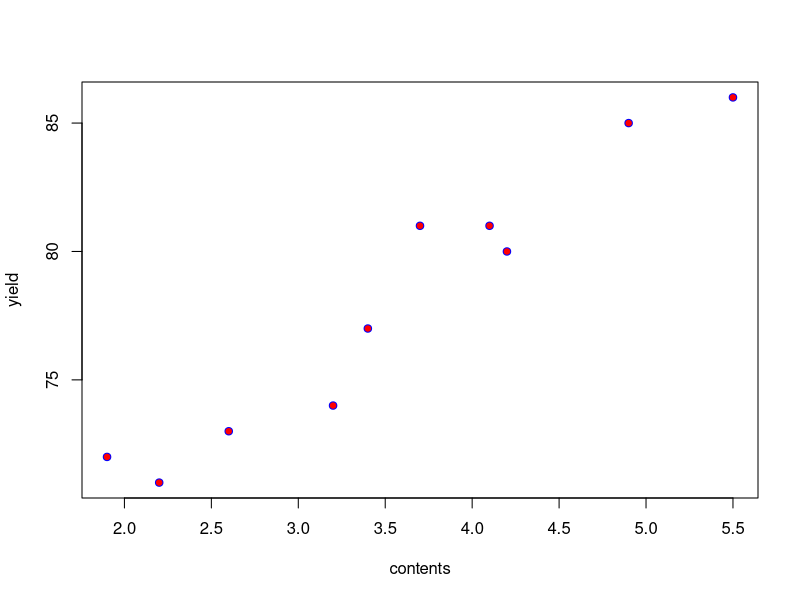
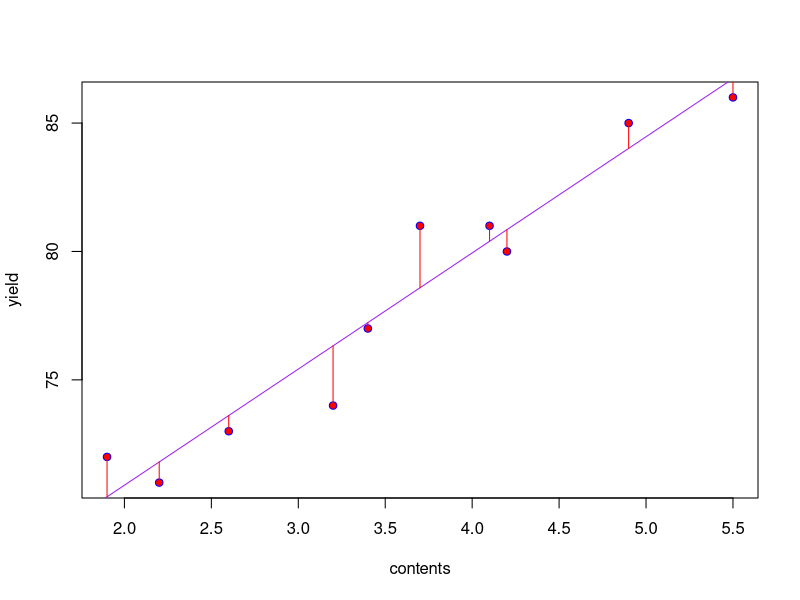
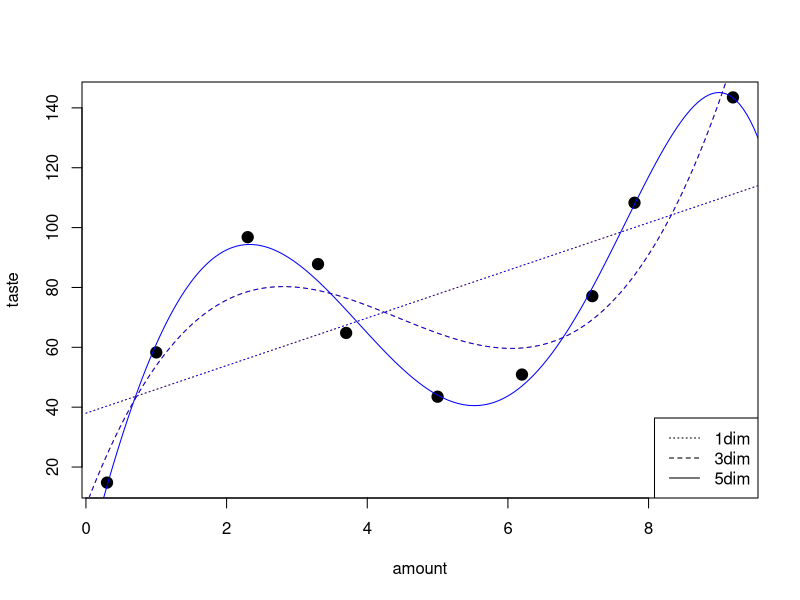
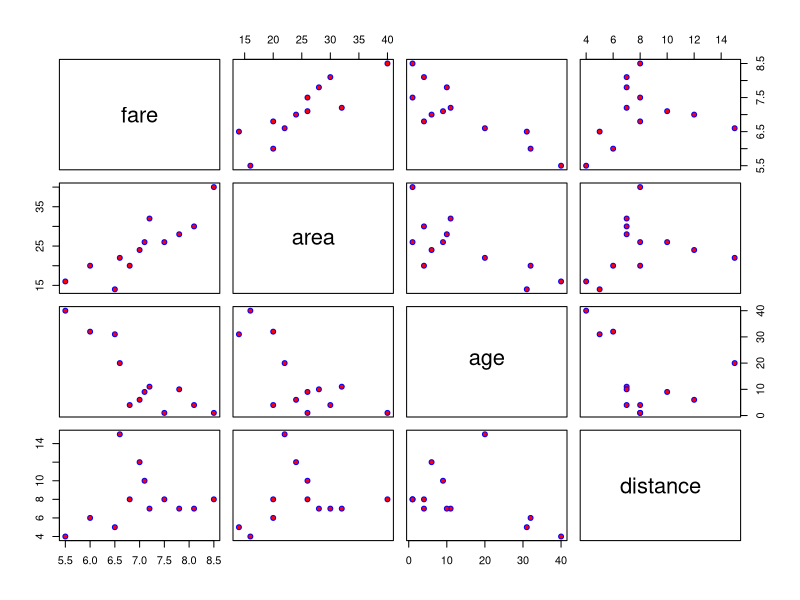

Write R code to recreate these figures, in order.
# x<-read.table("corr1_sample.txt", header=T)
# attach(x)
# x
# plot(x,pch=21,col="blue", bg="red")
# 
# var(math)
# plot(math, science,pch=21, col="blue",bg="red")
# abline(v=mean(math),col="red")
# for(i in 1:length(math)) lines(c(math[i],mean(math)), c(science[i], science[i]) ,col="red")#,science)
# 
# var(science)
# # plot(math, science,pch=21, col="blue",bg="red")
# abline(h=mean(science),col="orange")
# for(i in 1:length(math)) lines(c(math[i],math[i]), c(science[i], mean(science)),col="blue")#,math)
# lines(c(math[1],math[1]), c(science[1], mean(science)),col="gray")
# mean(math[1])
# c(math[1],math[1])
# c(science[2], mean(science))
# lines(c(math[2],math[2]), c(science[2], mean(science)),col="purple")
# c(math[2],math[2])
# 
# var(math, science)
# 
# 
# var(math,science) /sqrt(var(math)*var(science))
# cor(math,science)
# cor.test(math,science)
# 
# cor(x)
# cor.test(japanese,math)
# cor.test(math,science)
# plot(x[,1:4],lower.panel=panel.cor,upper.panel=panel.smooth, diag.panel=panel.hist)
# 
# panel.hist<-function(x,...)
# {
#   usr<-par("usr"); on.exit(par(usr))
#   par(usr = c(usr[1:2],0,1.5))
#   h<-hist(x,plot=FALSE)
#   breaks<-h$breaks
#   nB<-length(breaks)
#   y<-h$counts; y<-y/max(y)
#   rect(breaks[-nB],0,breaks[-1],y,col="grey70",...)
#   
# }
# 
# panel.cor <-function(x,y,digits=3)
# {
#   usr<-par("usr");on.exit(par(usr))
#   par(usr=c(0,1,0,1))
#   r<-cor(x,y,use="complete")
#   txt<-round(r, digits)
#   text(0.5, 0.5, txt, cex = 0.8 / strwidth(txt) * abs(r) ^ 0.25)
# }
# 
# plot(x[,1:4],lower.panel=panel.cor,upper.panel=panel.smooth, diag.panel=panel.hist) 
# 
# 
# #単回帰分析
# 
# lm(science~math)
# 
# plot(math,science,pch=21,col="blue", bg="red")
# abline(lm(science~math),col="purple")
# 
# fitted<-predict(lm(science~math))
# fitted
# science
# for (i in 1:16) lines(c(math[i],math[i]), c(science[i], fitted[i]), col="red")
# b<-seq(0.4,0.65,0.002)
# sse<-numeric(length(b))
# # length(b)
# # sse
# for (i in 1:length(b)) {
#   a<-mean(science) - b[i]*mean(math)
#   residual<-science - a - b[i]*math
#   sse[i] <- sum(residual^2)
# }
# 
# plot(b,sse, type="l", ylim=c(220,270))
# abline(h=min(sse),col="orange", lty=2)
# b[which(sse==min(sse))]
# 
# 
# SSX <- sum(math^2) -sum(math)^2/length(math)
# SSY <- sum(science^2) -sum(science)^2/length(science)
# SSXY <- sum(math*science) - sum(math)*sum(science)/length(math)
# 
# b<-SSXY/SSX
# e<-sum(science)/length(science)-(SSXY/SSX)*sum(math)/length(math)
# b
# e
# 
# SSY
# SSR<-SSXY^2/SSX
# SSE<-SSY-SSR
# SSE<-SSY - SSR
# SR<-SSR/1
# SE<-SSE/(15-1)
# F<-SR/SE
# F
# 1-pf(F,1,14)
# 
# SSR/SSY
# 
# 
# model <- (lm(yield~contents))
# summary(model)
# summary.aov(model)
# 

#単回帰分析課題
#データを眺める
x<-read.table("regress2_test.txt", header=T)
attach(x)
x
mean(contents)
mean(yield)
var(contents)
var(yield)
#散布図を作成
plot(contents,yield,pch=21,col="blue", bg="red")
#相関係数を算出
cor.test(contents,yield)

#相関が有意であるとわかったので，単回帰分析により，
#片方のデータからもう一方のデータを予測する
lm(yield~contents)
plot(contents,yield,pch=21,col="blue", bg="red")
abline(lm(yield~contents),col="purple")

fitted<-predict(lm(yield~contents))
fitted
yield
for (i in 1:16) lines(c(contents[i],contents[i]), c(yield[i], fitted[i]), col="red")

SSX <- sum(contents^2) -sum(contents)^2/length(contents)
SSY <- sum(yield^2) -sum(yield)^2/length(yield)
SSXY <- sum(contents*yield) - sum(contents)*sum(yield)/length(contents)

b<-SSXY/SSX
e<-sum(yield)/length(yield)-(SSXY/SSX)*sum(contents)/length(contents)
b
e

#この回帰式に意味があるか，分散分析を用いて判定
SSY
SSR<-SSXY^2/SSX
SSE<-SSY-SSR
SSE<-SSY - SSR
SR<-SSR/1
SE<-SSE/(9-1)
F<-SR/SE
F
1-pf(F,1,8)

SSR/SSY

model <- (lm(yield~contents))
summary(model)
summary.aov(model)
# x

#傾きが一致するか確認
# b<-seq(3.5,5.5,0.002)
# sse<-numeric(length(b))
# # length(b)
# # sse
# for (i in 1:length(b)) {
#   a<-mean(yield) - b[i]*mean(contents)
#   residual<-yield - a - b[i]*contents
#   sse[i] <- sum(residual^2)
# }
# 
# plot(b,sse, type="l")
# abline(h=min(sse),col="orange", lty=2)
# b[which(sse==min(sse))]









#重回帰分析
x<-read.table("regress1_sample.txt", header=T)
attach(x)
x
cor(x)

ans<-lm(tokei~biseki+daisu+kakuritsu,x)
summary(ans)

x<-read.table("regress2_sample.txt", header=T)
attach(x)
x
cor.test(tokei,taiiku)


library(MASS)
ans<-lm(tokei~biseki+daisu+kakuritsu+kakuritsu+taiiku,x)
summary(ans)
ans2<-stepAIC(ans)
summary(ans2)

x<-read.table("regress3_sample.txt", header=T)
attach(x)
plot(amount, taste, pch=19,cex=1.5)

ans1<-lm(taste~amount)
summary(ans1)
ans3<-lm(taste~amount+I(amount^2)+I(amount^3))
summary(ans3)
ans5<-lm(taste~amount+I(amount^2)+I(amount^3)+I(amount^4)+I(amount^5))
summary(ans5)

xx1<-seq(0,10,by=0.05)
new.data<-data.frame(amount=xx1)
yy1<-predict(ans1,new.data)
yy3<-predict(ans3,new.data)
yy5<-predict(ans5,new.data)

matlines(xx1,cbind(yy1,yy3), lty=3:2,col="orange")
matlines(xx1,cbind(yy1,yy3,yy5), lty=3:1,col="blue")

legend("bottomright", c("1dim","3dim","5dim"), lty=3:1)
###




#重回帰分析課題
x<-read.table("regress3_test.txt", header=T)
attach(x)
x
var(x)
cor(x)
summary(x)
plot(x, pch=21, col="blue", bg="red")

#各変数間の相関が有意であるか調べる．
cor.test(fare,area)
cor.test(fare,age)
cor.test(fare,distance)
# cor.test(area,age)
# cor.test(area,distance)
# cor.test(age,distance)

#重回帰分析を行う
library(MASS)
ans<-lm(fare~area+age+distance,x)
summary(ans)
ans2<-stepAIC(ans)#変数選択する
summary(ans2)
